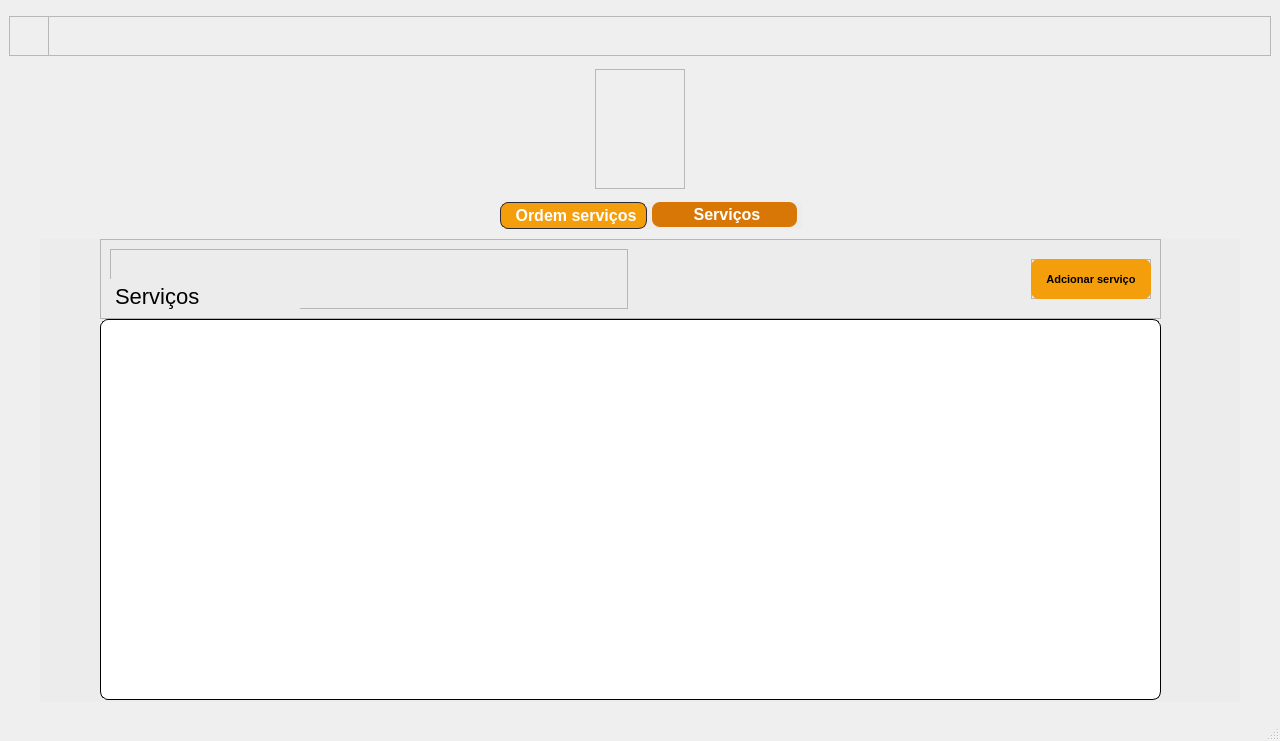
<?xml version="1.0" encoding="UTF-8"?>
<ui version="4.0">
 <class>MainWindow</class>
 <widget class="QMainWindow" name="MainWindow">
  <property name="geometry">
   <rect>
    <x>0</x>
    <y>0</y>
    <width>1280</width>
    <height>741</height>
   </rect>
  </property>
  <property name="windowTitle">
   <string>MainWindow</string>
  </property>
  <widget class="QWidget" name="centralwidget">
   <layout class="QVBoxLayout" name="verticalLayout">
    <item>
     <widget class="QFrame" name="frame_6">
      <property name="minimumSize">
       <size>
        <width>0</width>
        <height>40</height>
       </size>
      </property>
      <property name="maximumSize">
       <size>
        <width>16777215</width>
        <height>40</height>
       </size>
      </property>
      <property name="frameShape">
       <enum>QFrame::StyledPanel</enum>
      </property>
      <property name="frameShadow">
       <enum>QFrame::Raised</enum>
      </property>
      <widget class="QFrame" name="frame_7">
       <property name="geometry">
        <rect>
         <x>0</x>
         <y>0</y>
         <width>40</width>
         <height>40</height>
        </rect>
       </property>
       <property name="frameShape">
        <enum>QFrame::StyledPanel</enum>
       </property>
       <property name="frameShadow">
        <enum>QFrame::Raised</enum>
       </property>
       <widget class="QPushButton" name="pushButton_3">
        <property name="geometry">
         <rect>
          <x>0</x>
          <y>0</y>
          <width>51</width>
          <height>41</height>
         </rect>
        </property>
        <property name="cursor">
         <cursorShape>PointingHandCursor</cursorShape>
        </property>
        <property name="styleSheet">
         <string notr="true">QPushButton{
background: transparent;
border: none;
}</string>
        </property>
        <property name="text">
         <string/>
        </property>
        <property name="icon">
         <iconset>
          <normaloff>../imagem/icons/back.png</normaloff>../imagem/icons/back.png</iconset>
        </property>
        <property name="iconSize">
         <size>
          <width>32</width>
          <height>32</height>
         </size>
        </property>
        <property name="flat">
         <bool>false</bool>
        </property>
       </widget>
      </widget>
     </widget>
    </item>
    <item alignment="Qt::AlignHCenter">
     <widget class="QFrame" name="frame">
      <property name="minimumSize">
       <size>
        <width>90</width>
        <height>120</height>
       </size>
      </property>
      <property name="maximumSize">
       <size>
        <width>16777215</width>
        <height>120</height>
       </size>
      </property>
      <property name="styleSheet">
       <string notr="true"/>
      </property>
      <property name="frameShape">
       <enum>QFrame::StyledPanel</enum>
      </property>
      <property name="frameShadow">
       <enum>QFrame::Raised</enum>
      </property>
      <widget class="QLabel" name="label_2">
       <property name="geometry">
        <rect>
         <x>0</x>
         <y>0</y>
         <width>90</width>
         <height>120</height>
        </rect>
       </property>
       <property name="minimumSize">
        <size>
         <width>0</width>
         <height>0</height>
        </size>
       </property>
       <property name="text">
        <string/>
       </property>
       <property name="pixmap">
        <pixmap>../imagem/MOTORMAX-LGO.png</pixmap>
       </property>
       <property name="scaledContents">
        <bool>true</bool>
       </property>
       <property name="alignment">
        <set>Qt::AlignCenter</set>
       </property>
      </widget>
     </widget>
    </item>
    <item alignment="Qt::AlignHCenter">
     <widget class="QTabWidget" name="tabWidget">
      <property name="minimumSize">
       <size>
        <width>1200</width>
        <height>500</height>
       </size>
      </property>
      <property name="maximumSize">
       <size>
        <width>1000</width>
        <height>500</height>
       </size>
      </property>
      <property name="styleSheet">
       <string notr="true">QTabWidget QWidget{
background-color: rgba(236, 236, 236, 255);
}

QTabWidget::pane { 
border:none;
margin-top: 10px;
}

QTabWidget::tab-bar {
left: 460px;
}

QTabBar::tab {
height: 25px;
width: 140px;
background: white;
border: 1px solid rgb(41, 41, 56);
border-top-left-radius: 8px;
border-top-right-radius: 8px;
border-bottom-right-radius: 8px;
border-bottom-left-radius: 8px;
margin-right: 5px;
padding-left: 5px;
background-color: #f59e0b;
font-size:16px;
font: bold;
color: white;
}

QTabBar::tab:hover {
background-color: #d97706;
}

QTabBar::tab:selected {
background-color: #d97706;
border: inline;
}

QTabBar::tab:!selected {

}</string>
      </property>
      <property name="tabPosition">
       <enum>QTabWidget::North</enum>
      </property>
      <property name="tabShape">
       <enum>QTabWidget::Rounded</enum>
      </property>
      <property name="currentIndex">
       <number>1</number>
      </property>
      <widget class="QWidget" name="tab_3">
       <attribute name="title">
        <string>Ordem serviços</string>
       </attribute>
       <widget class="QFrame" name="frame_5">
        <property name="geometry">
         <rect>
          <x>60</x>
          <y>0</y>
          <width>1061</width>
          <height>80</height>
         </rect>
        </property>
        <property name="minimumSize">
         <size>
          <width>900</width>
          <height>80</height>
         </size>
        </property>
        <property name="maximumSize">
         <size>
          <width>16777215</width>
          <height>90</height>
         </size>
        </property>
        <property name="frameShape">
         <enum>QFrame::StyledPanel</enum>
        </property>
        <property name="frameShadow">
         <enum>QFrame::Raised</enum>
        </property>
        <layout class="QHBoxLayout" name="horizontalLayout">
         <item>
          <widget class="QFrame" name="frame_2">
           <property name="frameShape">
            <enum>QFrame::StyledPanel</enum>
           </property>
           <property name="frameShadow">
            <enum>QFrame::Raised</enum>
           </property>
           <widget class="QLabel" name="label">
            <property name="geometry">
             <rect>
              <x>0</x>
              <y>0</y>
              <width>190</width>
              <height>80</height>
             </rect>
            </property>
            <property name="minimumSize">
             <size>
              <width>0</width>
              <height>0</height>
             </size>
            </property>
            <property name="font">
             <font>
              <pointsize>-1</pointsize>
              <weight>50</weight>
              <italic>false</italic>
              <bold>false</bold>
             </font>
            </property>
            <property name="styleSheet">
             <string notr="true">QLabel{
font-size: 22px;
margin-top: 30px;
margin-bottom: 15px;
font: plain;
}</string>
            </property>
            <property name="text">
             <string>Ordem de serviços</string>
            </property>
           </widget>
          </widget>
         </item>
         <item alignment="Qt::AlignRight">
          <widget class="QFrame" name="frame_3">
           <property name="minimumSize">
            <size>
             <width>120</width>
             <height>40</height>
            </size>
           </property>
           <property name="maximumSize">
            <size>
             <width>120</width>
             <height>40</height>
            </size>
           </property>
           <property name="frameShape">
            <enum>QFrame::StyledPanel</enum>
           </property>
           <property name="frameShadow">
            <enum>QFrame::Raised</enum>
           </property>
           <widget class="QPushButton" name="pushButton">
            <property name="geometry">
             <rect>
              <x>0</x>
              <y>0</y>
              <width>120</width>
              <height>40</height>
             </rect>
            </property>
            <property name="minimumSize">
             <size>
              <width>0</width>
              <height>20</height>
             </size>
            </property>
            <property name="cursor">
             <cursorShape>PointingHandCursor</cursorShape>
            </property>
            <property name="styleSheet">
             <string notr="true">QPushButton{
background-color: #f59e0b;
color: black;
border: none;
border-radius: 8px;
font-size: 11px;
font-weight: bold;
min-height: 20px;
}

QPushButton:hover{
background-color: #d97706;
}

QPushButton:pressed{
background-color: #b45309;
}

QPushButton:disabled{
background-color: #582503;
}</string>
            </property>
            <property name="text">
             <string>Adcionar Ordem</string>
            </property>
           </widget>
          </widget>
         </item>
        </layout>
       </widget>
       <widget class="QTableWidget" name="tableWidget_2">
        <property name="geometry">
         <rect>
          <x>60</x>
          <y>80</y>
          <width>1061</width>
          <height>381</height>
         </rect>
        </property>
        <property name="styleSheet">
         <string notr="true">background-color: white;
border-radius: 8px;
border: 1px solid black;</string>
        </property>
       </widget>
      </widget>
      <widget class="QWidget" name="tab_4">
       <attribute name="title">
        <string>Serviços</string>
       </attribute>
       <widget class="QFrame" name="frame_8">
        <property name="geometry">
         <rect>
          <x>60</x>
          <y>0</y>
          <width>1061</width>
          <height>80</height>
         </rect>
        </property>
        <property name="minimumSize">
         <size>
          <width>900</width>
          <height>80</height>
         </size>
        </property>
        <property name="maximumSize">
         <size>
          <width>16777215</width>
          <height>90</height>
         </size>
        </property>
        <property name="frameShape">
         <enum>QFrame::StyledPanel</enum>
        </property>
        <property name="frameShadow">
         <enum>QFrame::Raised</enum>
        </property>
        <layout class="QHBoxLayout" name="horizontalLayout_2">
         <item>
          <widget class="QFrame" name="frame_9">
           <property name="frameShape">
            <enum>QFrame::StyledPanel</enum>
           </property>
           <property name="frameShadow">
            <enum>QFrame::Raised</enum>
           </property>
           <widget class="QLabel" name="label_4">
            <property name="geometry">
             <rect>
              <x>0</x>
              <y>0</y>
              <width>190</width>
              <height>80</height>
             </rect>
            </property>
            <property name="minimumSize">
             <size>
              <width>0</width>
              <height>0</height>
             </size>
            </property>
            <property name="font">
             <font>
              <pointsize>-1</pointsize>
              <weight>50</weight>
              <italic>false</italic>
              <bold>false</bold>
             </font>
            </property>
            <property name="styleSheet">
             <string notr="true">QLabel{
font-size: 22px;
margin-top: 30px;
margin-bottom: 15px;
font: plain;
}</string>
            </property>
            <property name="text">
             <string>Serviços</string>
            </property>
           </widget>
          </widget>
         </item>
         <item alignment="Qt::AlignRight">
          <widget class="QFrame" name="frame_10">
           <property name="minimumSize">
            <size>
             <width>120</width>
             <height>0</height>
            </size>
           </property>
           <property name="maximumSize">
            <size>
             <width>120</width>
             <height>40</height>
            </size>
           </property>
           <property name="frameShape">
            <enum>QFrame::StyledPanel</enum>
           </property>
           <property name="frameShadow">
            <enum>QFrame::Raised</enum>
           </property>
           <widget class="QPushButton" name="pushButton_2">
            <property name="geometry">
             <rect>
              <x>0</x>
              <y>0</y>
              <width>120</width>
              <height>40</height>
             </rect>
            </property>
            <property name="cursor">
             <cursorShape>PointingHandCursor</cursorShape>
            </property>
            <property name="styleSheet">
             <string notr="true">QPushButton{
background-color: #f59e0b;
color: black;
border: none;
border-radius: 8px;
font-size: 11px;
font-weight: bold;
min-height: 20px;
}

QPushButton:hover{
background-color: #d97706;
}

QPushButton:pressed{
background-color: #b45309;
}

QPushButton:disabled{
background-color: #582503;
}</string>
            </property>
            <property name="text">
             <string>Adcionar serviço</string>
            </property>
           </widget>
          </widget>
         </item>
        </layout>
       </widget>
       <widget class="QTableWidget" name="tableWidget">
        <property name="geometry">
         <rect>
          <x>60</x>
          <y>80</y>
          <width>1061</width>
          <height>381</height>
         </rect>
        </property>
        <property name="styleSheet">
         <string notr="true">background-color: white;
border-radius: 8px;
border: 1px solid black;</string>
        </property>
       </widget>
      </widget>
     </widget>
    </item>
   </layout>
  </widget>
  <widget class="QMenuBar" name="menubar">
   <property name="geometry">
    <rect>
     <x>0</x>
     <y>0</y>
     <width>1280</width>
     <height>21</height>
    </rect>
   </property>
  </widget>
  <widget class="QStatusBar" name="statusbar"/>
 </widget>
 <resources/>
 <connections/>
</ui>
